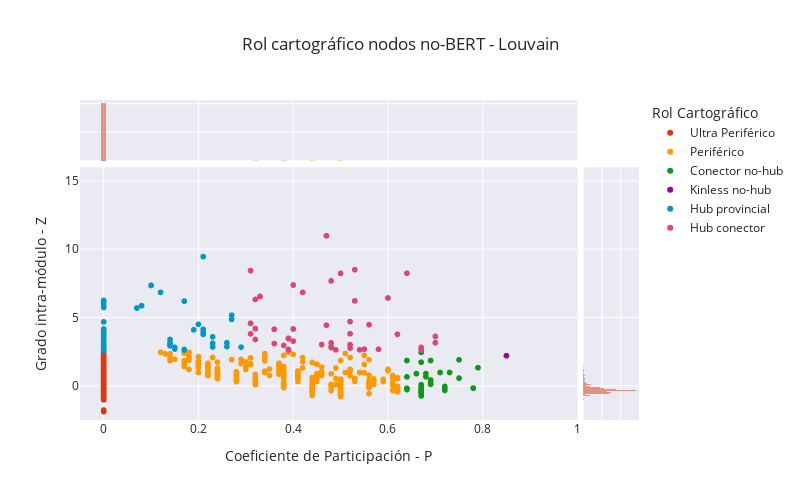

Notebook code cell kept with this figure:
### Code cell
fig = px.scatter(louvain_non_bert_roles, x="participation_coefficient", y="intra_degree", width=800, height=500,range_x=range_louvain[0],range_y=range_louvain[1],color="Rol Cartográfico",text="index",marginal_x="histogram",marginal_y="histogram", title="Rol cartográfico nodos no-BERT - Louvain", color_discrete_map=color_discrete_map)
fig.update_layout(xaxis_title="Coeficiente de Participación - P", yaxis_title="Grado intra-módulo - Z")

# x1=0.8358,x2=0.8408
x1_, x2_ = 0.89, 0.9
# y1=0.7326, y2=0.7426
y1_, y2_ = 0.79, 0.81
fig.layout.xaxis.domain = (0.0, x1_)
fig.layout.xaxis2.domain = (x2_, 1.0)
fig.layout.xaxis3.domain = (0.0, x1_)
fig.layout.xaxis4.domain = (x2_, 1.0)
fig.layout.yaxis.domain = (0.0, y1_)
fig.layout.yaxis2.domain = (0.0, y1_)
fig.layout.yaxis3.domain = (y2_, 1.0)
fig.layout.yaxis4.domain = (y2_, 1.0)

fig.show()
# fig.write_html(reports_comunidades + "rol_cartografico_no_berts_louvain_interactivo.html")

### Figure 1 — Plotly figure (JSON) as saved in the notebook; plotly's stock layout.template omitted (floating-point values rounded to 4 significant figures; data arrays with more than 128 entries replaced by an {"elided": "..."} marker saying what was removed)
{"data": [{"hovertemplate": "Rol Cartográfico=Ultra Periférico<br>participation_coefficient=%{x}<br>intra_degree=%{y}<br>index=%{text}<extra></extra>", "legendgroup": "Ultra Periférico", "marker": {"color": "#DC3912", "symbol": "circle"}, "mode": "markers+text", "name": "Ultra Periférico", "showlegend": true, "text": {"elided": "10127 int values"}, "type": "scattergl", "x": {"elided": "10127 int values"}, "xaxis": "x", "y": {"elided": "10127 float values"}, "yaxis": "y"}, {"alignmentgroup": "True", "bingroup": "x", "hovertemplate": "Rol Cartográfico=Ultra Periférico<br>participation_coefficient=%{x}<br>count=%{y}<extra></extra>", "legendgroup": "Ultra Periférico", "marker": {"color": "#DC3912"}, "name": "Ultra Periférico", "offsetgroup": "Ultra Periférico", "opacity": 0.5, "showlegend": false, "type": "histogram", "x": {"elided": "10127 int values"}, "xaxis": "x3", "yaxis": "y3"}, {"alignmentgroup": "True", "bingroup": "y", "hovertemplate": "Rol Cartográfico=Ultra Periférico<br>intra_degree=%{y}<br>count=%{x}<extra></extra>", "legendgroup": "Ultra Periférico", "marker": {"color": "#DC3912"}, "name": "Ultra Periférico", "offsetgroup": "Ultra Periférico", "opacity": 0.5, "showlegend": false, "type": "histogram", "xaxis": "x2", "y": {"elided": "10127 float values"}, "yaxis": "y2"}, {"hovertemplate": "Rol Cartográfico=Periférico<br>participation_coefficient=%{x}<br>intra_degree=%{y}<br>index=%{text}<extra></extra>", "legendgroup": "Periférico", "marker": {"color": "#FF9900", "symbol": "circle"}, "mode": "markers+text", "name": "Periférico", "showlegend": true, "text": {"elided": "928 int values"}, "type": "scattergl", "x": {"elided": "928 float values"}, "xaxis": "x", "y": {"elided": "928 float values"}, "yaxis": "y"}, {"alignmentgroup": "True", "bingroup": "x", "hovertemplate": "Rol Cartográfico=Periférico<br>participation_coefficient=%{x}<br>count=%{y}<extra></extra>", "legendgroup": "Periférico", "marker": {"color": "#FF9900"}, "name": "Periférico", "offsetgroup": "Periférico", "opacity": 0.5, "showlegend": false, "type": "histogram", "x": {"elided": "928 float values"}, "xaxis": "x3", "yaxis": "y3"}, {"alignmentgroup": "True", "bingroup": "y", "hovertemplate": "Rol Cartográfico=Periférico<br>intra_degree=%{y}<br>count=%{x}<extra></extra>", "legendgroup": "Periférico", "marker": {"color": "#FF9900"}, "name": "Periférico", "offsetgroup": "Periférico", "opacity": 0.5, "showlegend": false, "type": "histogram", "xaxis": "x2", "y": {"elided": "928 float values"}, "yaxis": "y2"}, {"hovertemplate": "Rol Cartográfico=Conector no-hub<br>participation_coefficient=%{x}<br>intra_degree=%{y}<br>index=%{text}<extra></extra>", "legendgroup": "Conector no-hub", "marker": {"color": "#109618", "symbol": "circle"}, "mode": "markers+text", "name": "Conector no-hub", "showlegend": true, "text": [22147, 22741, 20858, 23507, 19517, 22891, 19674, 19748, 22407, 24020, 23993, 24154, 20784, 25709, 21724, 23844, 20019, 19425, 19241, 19210, 32309, 26092, 21917, 18822, 27926, 33287, 18670, 22576, 22004, 18756, 23849, 19783, 21984, 29370, 22699, 30464, 19240, 22522, 20502, 18802, 28952, 22444, 20823, 21867, 27466, 23506, 23822, 18861, 24205, 29478, 28762], "type": "scattergl", "x": [0.67, 0.67, 0.64, 0.64, 0.64, 0.78, 0.67, 0.79, 0.67, 0.67, 0.72, 0.67, 0.64, 0.67, 0.67, 0.67, 0.69, 0.66, 0.71, 0.67, 0.64, 0.72, 0.64, 0.67, 0.67, 0.67, 0.72, 0.67, 0.68, 0.68, 0.67, 0.69, 0.67, 0.67, 0.67, 0.67, 0.75, 0.67, 0.67, 0.69, 0.78, 0.67, 0.75, 0.67, 0.67, 0.69, 0.72, 0.73, 0.67, 0.67, 0.67], "xaxis": "x", "y": [0.01, -0.42, -0.2, -0.2, 1.86, -0.17, -0.5, 1.33, -0.34, -0.43, -0.33, -0.18, -0.17, -0.18, -0.55, 0.01, 0.43, 0.9, 0.98, -0.23, 0.66, -0.21, -0.27, 0.09, -0.36, -0.74, -0.04, -0.5, 0.9, 0.67, -0.42, 0.21, -0.26, -0.42, -0.17, -0.42, 1.91, -0.42, 1.73, 1.86, -0.16, -0.46, 0.57, 2.46, -0.34, 0.12, -0.14, 0.98, -0.34, -0.55, -0.55], "yaxis": "y"}, {"alignmentgroup": "True", "bingroup": "x", "hovertemplate": "Rol Cartográfico=Conector no-hub<br>participation_coefficient=%{x}<br>count=%{y}<extra></extra>", "legendgroup": "Conector no-hub", "marker": {"color": "#109618"}, "name": "Conector no-hub", "offsetgroup": "Conector no-hub", "opacity": 0.5, "showlegend": false, "type": "histogram", "x": [0.67, 0.67, 0.64, 0.64, 0.64, 0.78, 0.67, 0.79, 0.67, 0.67, 0.72, 0.67, 0.64, 0.67, 0.67, 0.67, 0.69, 0.66, 0.71, 0.67, 0.64, 0.72, 0.64, 0.67, 0.67, 0.67, 0.72, 0.67, 0.68, 0.68, 0.67, 0.69, 0.67, 0.67, 0.67, 0.67, 0.75, 0.67, 0.67, 0.69, 0.78, 0.67, 0.75, 0.67, 0.67, 0.69, 0.72, 0.73, 0.67, 0.67, 0.67], "xaxis": "x3", "yaxis": "y3"}, {"alignmentgroup": "True", "bingroup": "y", "hovertemplate": "Rol Cartográfico=Conector no-hub<br>intra_degree=%{y}<br>count=%{x}<extra></extra>", "legendgroup": "Conector no-hub", "marker": {"color": "#109618"}, "name": "Conector no-hub", "offsetgroup": "Conector no-hub", "opacity": 0.5, "showlegend": false, "type": "histogram", "xaxis": "x2", "y": [0.01, -0.42, -0.2, -0.2, 1.86, -0.17, -0.5, 1.33, -0.34, -0.43, -0.33, -0.18, -0.17, -0.18, -0.55, 0.01, 0.43, 0.9, 0.98, -0.23, 0.66, -0.21, -0.27, 0.09, -0.36, -0.74, -0.04, -0.5, 0.9, 0.67, -0.42, 0.21, -0.26, -0.42, -0.17, -0.42, 1.91, -0.42, 1.73, 1.86, -0.16, -0.46, 0.57, 2.46, -0.34, 0.12, -0.14, 0.98, -0.34, -0.55, -0.55], "yaxis": "y2"}, {"hovertemplate": "Rol Cartográfico=Kinless no-hub<br>participation_coefficient=%{x}<br>intra_degree=%{y}<br>index=%{text}<extra></extra>", "legendgroup": "Kinless no-hub", "marker": {"color": "#990099", "symbol": "circle"}, "mode": "markers+text", "name": "Kinless no-hub", "showlegend": true, "text": [30178], "type": "scattergl", "x": [0.85], "xaxis": "x", "y": [2.21], "yaxis": "y"}, {"alignmentgroup": "True", "bingroup": "x", "hovertemplate": "Rol Cartográfico=Kinless no-hub<br>participation_coefficient=%{x}<br>count=%{y}<extra></extra>", "legendgroup": "Kinless no-hub", "marker": {"color": "#990099"}, "name": "Kinless no-hub", "offsetgroup": "Kinless no-hub", "opacity": 0.5, "showlegend": false, "type": "histogram", "x": [0.85], "xaxis": "x3", "yaxis": "y3"}, {"alignmentgroup": "True", "bingroup": "y", "hovertemplate": "Rol Cartográfico=Kinless no-hub<br>intra_degree=%{y}<br>count=%{x}<extra></extra>", "legendgroup": "Kinless no-hub", "marker": {"color": "#990099"}, "name": "Kinless no-hub", "offsetgroup": "Kinless no-hub", "opacity": 0.5, "showlegend": false, "type": "histogram", "xaxis": "x2", "y": [2.21], "yaxis": "y2"}, {"hovertemplate": "Rol Cartográfico=Hub provincial<br>participation_coefficient=%{x}<br>intra_degree=%{y}<br>index=%{text}<extra></extra>", "legendgroup": "Hub provincial", "marker": {"color": "#0099C6", "symbol": "circle"}, "mode": "markers+text", "name": "Hub provincial", "showlegend": true, "text": {"elided": "171 int values"}, "type": "scattergl", "x": {"elided": "171 float values"}, "xaxis": "x", "y": {"elided": "171 float values"}, "yaxis": "y"}, {"alignmentgroup": "True", "bingroup": "x", "hovertemplate": "Rol Cartográfico=Hub provincial<br>participation_coefficient=%{x}<br>count=%{y}<extra></extra>", "legendgroup": "Hub provincial", "marker": {"color": "#0099C6"}, "name": "Hub provincial", "offsetgroup": "Hub provincial", "opacity": 0.5, "showlegend": false, "type": "histogram", "x": {"elided": "171 float values"}, "xaxis": "x3", "yaxis": "y3"}, {"alignmentgroup": "True", "bingroup": "y", "hovertemplate": "Rol Cartográfico=Hub provincial<br>intra_degree=%{y}<br>count=%{x}<extra></extra>", "legendgroup": "Hub provincial", "marker": {"color": "#0099C6"}, "name": "Hub provincial", "offsetgroup": "Hub provincial", "opacity": 0.5, "showlegend": false, "type": "histogram", "xaxis": "x2", "y": {"elided": "171 float values"}, "yaxis": "y2"}, {"hovertemplate": "Rol Cartográfico=Hub conector<br>participation_coefficient=%{x}<br>intra_degree=%{y}<br>index=%{text}<extra></extra>", "legendgroup": "Hub conector", "marker": {"color": "#DD4477", "symbol": "circle"}, "mode": "markers+text", "name": "Hub conector", "showlegend": true, "text": [26379, 20219, 20230, 19958, 25040, 20131, 20103, 19830, 25034, 21295, 18768, 20364, 33638, 26131, 18771, 18484, 20819, 20243, 20553, 25832, 18471, 19423, 21475, 25073, 21815, 19923, 19097, 21831, 23370, 19553, 21856, 18679, 18588, 26348, 24773, 19311, 18475, 18553, 20104, 25102, 30914, 19529, 21872, 25568, 18613, 19133, 19925, 24089, 19416, 19971], "type": "scattergl", "x": [0.4, 0.7, 0.48, 0.52, 0.39, 0.39, 0.46, 0.5, 0.32, 0.4, 0.4, 0.33, 0.53, 0.62, 0.48, 0.39, 0.33, 0.67, 0.32, 0.55, 0.31, 0.36, 0.32, 0.38, 0.49, 0.52, 0.52, 0.4, 0.7, 0.58, 0.32, 0.31, 0.31, 0.48, 0.47, 0.47, 0.56, 0.39, 0.64, 0.67, 0.53, 0.6, 0.54, 0.53, 0.48, 0.36, 0.42, 0.52, 0.36, 0.31], "xaxis": "x", "y": [4.17, 3.62, 7.69, 3.82, 2.67, 3.49, 3.03, 8.24, 3.4, 7.39, 7.39, 6.55, 8.51, 3.78, 3.16, 3.45, 6.55, 2.64, 4.19, 2.69, 8.45, 3.1, 4.19, 2.96, 2.64, 3.02, 4.71, 3.28, 3.16, 2.68, 6.33, 4.58, 4.58, 2.88, 11, 4.45, 4.48, 2.63, 8.25, 2.82, 6.23, 6.44, 2.64, 6.23, 2.81, 4.15, 6.85, 2.77, 4.15, 3.81], "yaxis": "y"}, {"alignmentgroup": "True", "bingroup": "x", "hovertemplate": "Rol Cartográfico=Hub conector<br>participation_coefficient=%{x}<br>count=%{y}<extra></extra>", "legendgroup": "Hub conector", "marker": {"color": "#DD4477"}, "name": "Hub conector", "offsetgroup": "Hub conector", "opacity": 0.5, "showlegend": false, "type": "histogram", "x": [0.4, 0.7, 0.48, 0.52, 0.39, 0.39, 0.46, 0.5, 0.32, 0.4, 0.4, 0.33, 0.53, 0.62, 0.48, 0.39, 0.33, 0.67, 0.32, 0.55, 0.31, 0.36, 0.32, 0.38, 0.49, 0.52, 0.52, 0.4, 0.7, 0.58, 0.32, 0.31, 0.31, 0.48, 0.47, 0.47, 0.56, 0.39, 0.64, 0.67, 0.53, 0.6, 0.54, 0.53, 0.48, 0.36, 0.42, 0.52, 0.36, 0.31], "xaxis": "x3", "yaxis": "y3"}, {"alignmentgroup": "True", "bingroup": "y", "hovertemplate": "Rol Cartográfico=Hub conector<br>intra_degree=%{y}<br>count=%{x}<extra></extra>", "legendgroup": "Hub conector", "marker": {"color": "#DD4477"}, "name": "Hub conector", "offsetgroup": "Hub conector", "opacity": 0.5, "showlegend": false, "type": "histogram", "xaxis": "x2", "y": [4.17, 3.62, 7.69, 3.82, 2.67, 3.49, 3.03, 8.24, 3.4, 7.39, 7.39, 6.55, 8.51, 3.78, 3.16, 3.45, 6.55, 2.64, 4.19, 2.69, 8.45, 3.1, 4.19, 2.96, 2.64, 3.02, 4.71, 3.28, 3.16, 2.68, 6.33, 4.58, 4.58, 2.88, 11, 4.45, 4.48, 2.63, 8.25, 2.82, 6.23, 6.44, 2.64, 6.23, 2.81, 4.15, 6.85, 2.77, 4.15, 3.81], "yaxis": "y2"}], "layout": {"barmode": "overlay", "height": 500, "legend": {"title": {"text": "Rol Cartográfico"}, "tracegroupgap": 0}, "title": {"text": "Rol cartográfico nodos no-BERT - Louvain"}, "width": 800, "xaxis": {"anchor": "y", "domain": [0, 0.89], "range": [-0.05, 1], "title": {"text": "Coeficiente de Participación - P"}}, "xaxis2": {"anchor": "y2", "domain": [0.9, 1], "matches": "x2", "showline": false, "showticklabels": false, "ticks": ""}, "xaxis3": {"anchor": "y3", "domain": [0, 0.89], "matches": "x", "showticklabels": false}, "xaxis4": {"anchor": "y4", "domain": [0.9, 1], "matches": "x2", "showline": false, "showticklabels": false, "ticks": ""}, "yaxis": {"anchor": "x", "domain": [0, 0.79], "range": [-2.5, 16], "title": {"text": "Grado intra-módulo - Z"}}, "yaxis2": {"anchor": "x2", "domain": [0, 0.79], "matches": "y", "showticklabels": false}, "yaxis3": {"anchor": "x3", "domain": [0.81, 1], "matches": "y3", "showline": false, "showticklabels": false, "ticks": ""}, "yaxis4": {"anchor": "x4", "domain": [0.81, 1], "matches": "y3", "showline": false, "showticklabels": false, "ticks": ""}}}
